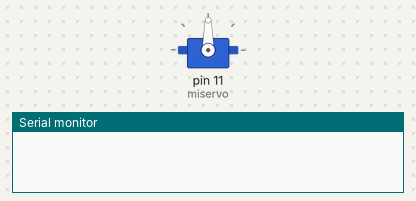
A sketch run on a simulated Arduino Uno, built with avr-gcc and run on an emulated ATmega328P. Shown: servo, the last lines printed to the serial monitor.

Above: at 0.05 s.
At 3.75 s:
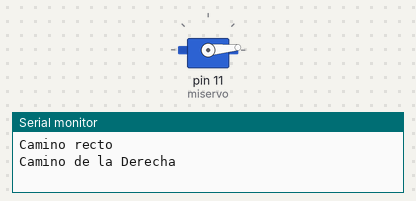
At 7.5 s:
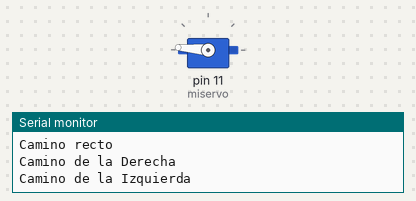
Timing chart, 0 to 9.8 s (numbered marks = the images above):
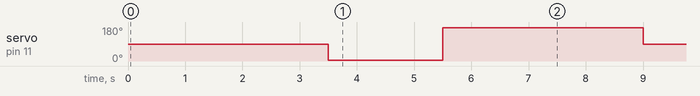

The sketch:

testServo.ino
```cpp
/*Programa de prueba en el que observamos en el monitor la posicion en la que esta el servo, este cambiara su posicion cada 2 segundos mostrando por pantalla su nueva posicion.
 */

#include <Servo.h>
Servo miservo;

void setup() {
  miservo.attach(11);//PIN DEL SERVO.
  Serial.begin(9600); // inicializamos el puerto serie

}

void loop() {
  delay(1500);
  miservo.write(90); //El servo se colocará en 90º (Mirara hacia el camino de alante).
  Serial.println();
  Serial.print("Camino recto");
  delay(2000); // Hará una pausa de 2seg

 miservo.write(5); //El servo se colocará en 5º (no ponemos 0º por los limites que pueda tener el servo) (Mirará hacia el camino de la derecha).
  Serial.println();
  Serial.print("Camino de la Derecha");
  delay(2000); //Hará una pausa de 2 Seg

 miservo.write(175);  //El servo se colocará en 175º (no ponemos 0º por los limites que pueda tener el servo) (Mirará hacia el camino de la derecha).
  Serial.println();
  Serial.print("Camino de la Izquierda");
  delay(2000); //Hará una pausa de 2 Seg

Serial.println();
}
```

Measured:
- by itself, servo on pin 11 (miservo): repeats every 7.5 s: 175° 3.5 s, 90° 2.0 s, 5° 2.0 s
